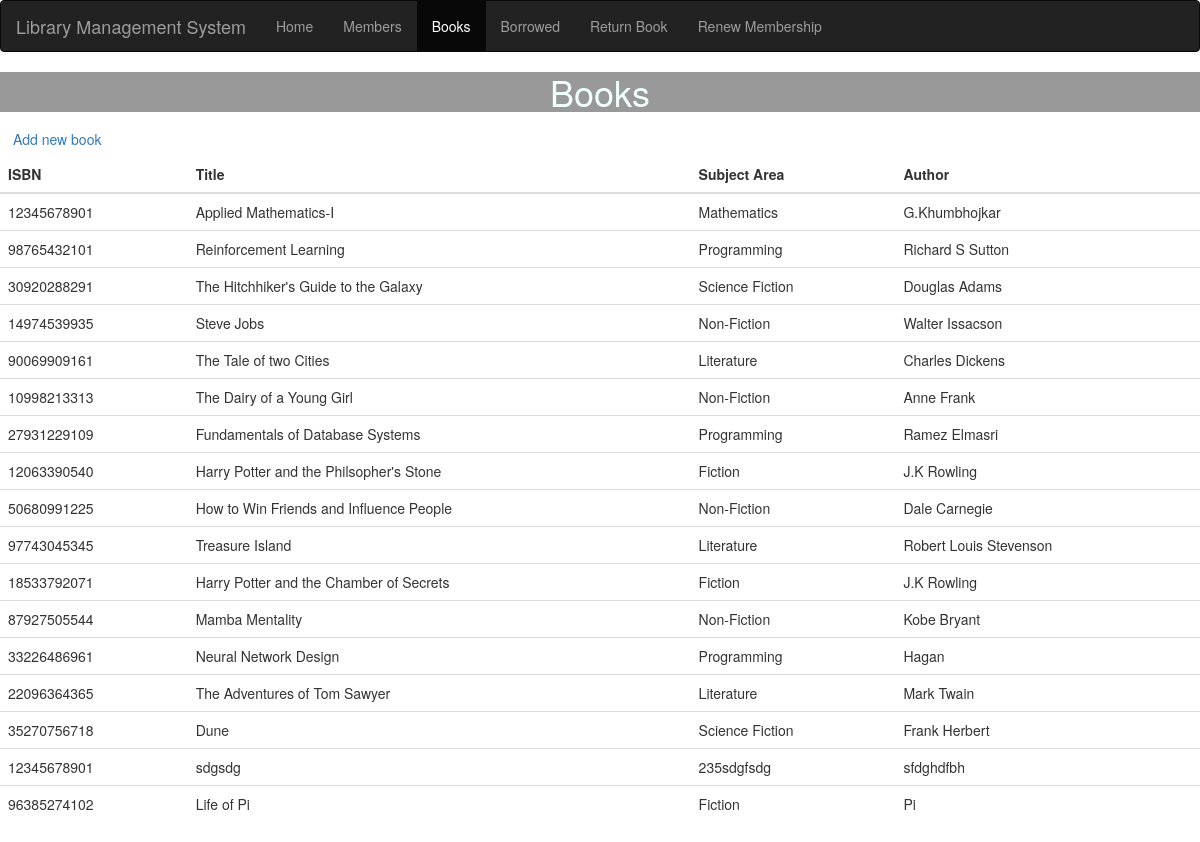
The page /books.php on the database as committed earlier.
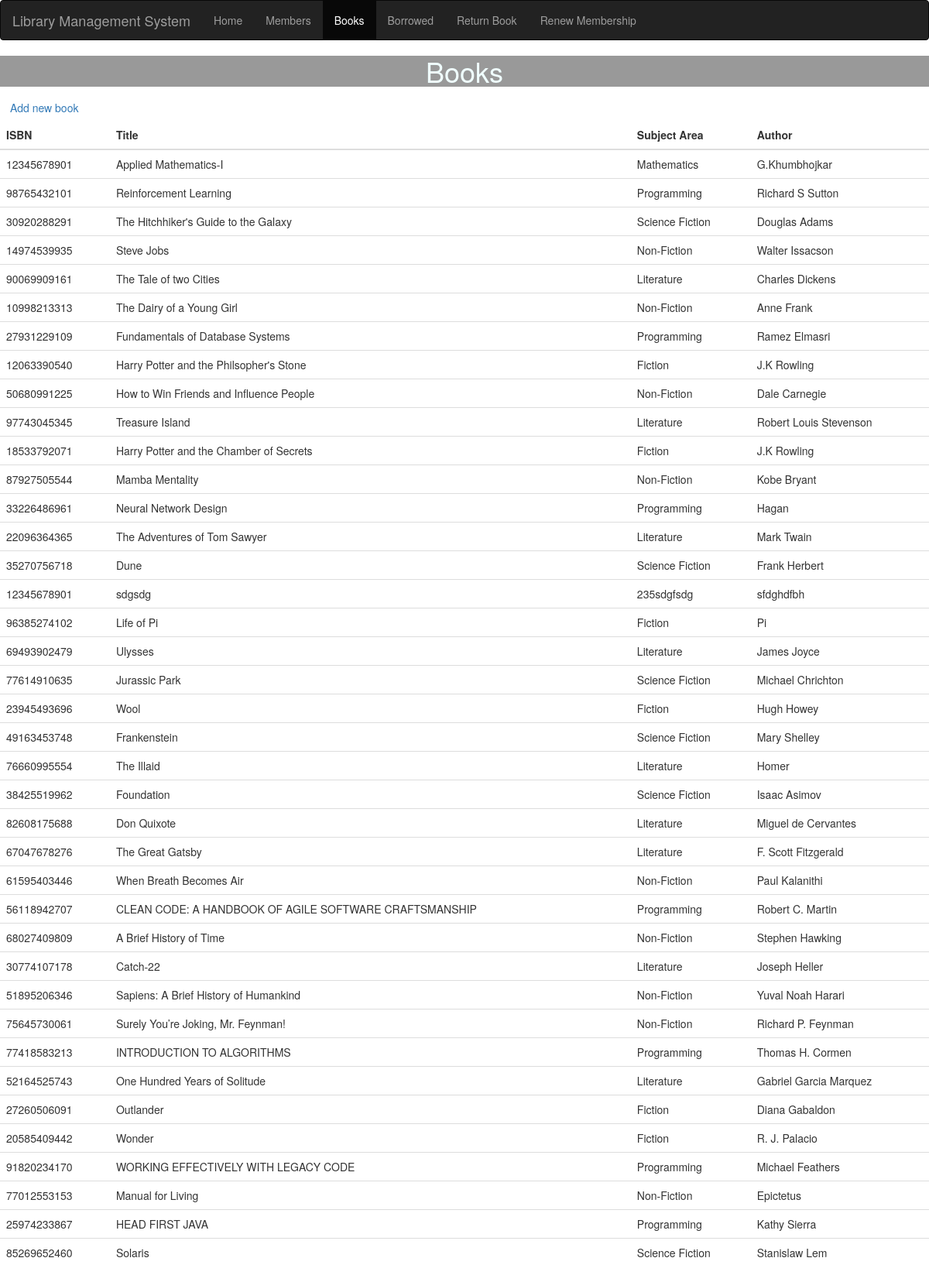
The same page on the database as committed later.
### tables this page shows
CREATE TABLE `books` (
  `ISBN` bigint(20) DEFAULT NULL,
  `BOOK_ID` bigint(20) NOT NULL,
  `EDITION` bigint(20) DEFAULT NULL,
  `SUBJECT_AREA` text DEFAULT NULL,
  `TITLE` text DEFAULT NULL,
  `LENDABLE` bigint(20) DEFAULT NULL,
  `AUTHOR` text DEFAULT NULL
);

### books.php (the view, shortened to what this page needs)
<!DOCTYPE html>
<html lang="en">
  <head>
    <link
      rel="stylesheet"
      href="https://maxcdn.bootstrapcdn.com/bootstrap/3.3.7/css/bootstrap.min.css"
    />
  </head>
  <body>
    <nav class="navbar navbar-inverse">
      <div class="container-fluid">
        <div class="navbar-header">
          <a class="navbar-brand" href="#">Library Management System</a>
        </div>
        <ul class="nav navbar-nav">
        <li><a href="index.php">Home</a></li>
          <li><a href="members.php">Members</a></li>
          <li class="active"><a href="books.php">Books</a></li>
          <li><a href="borrowed.php">Borrowed</a></li>
          <li><a href="return.php">Return Book</a></li>
          <li><a href="renew.php">Renew Membership</a></li>
        </ul>
      </div>
    </nav>
    <div>
      <h1
        style="text-align: center; background: rgba(0, 0, 0, 0.4); color: azure"
      >
        Books
      </h1>
      <a href="booksform.php" class="btn btn-dark" role="button">Add new book</a>
    <div>
    <table class="table table-dark">
    <thead>
    <tr>
      <th scope="col">ISBN</th>
      <th scope="col">Title</th>
      <th scope="col">Subject Area</th>
      <th scope="col">Author</th>
    </tr>
    </thead>
  <?php
  $conn = mysqli_connect('localhost', 'root', '', 'Library');
  $sql = "SELECT ISBN, TITLE, SUBJECT_AREA, AUTHOR FROM `books`";
  $result = $conn->query($sql);
if ($result->num_rows > 0) {
while($row = $result->fetch_assoc()) {
echo "<tr><td>" . $row["ISBN"]. "</td><td>" . $row["TITLE"] . "</td><td>"
. $row["SUBJECT_AREA"]. "</td><td>" . $row["AUTHOR"] . "</td></tr>";
}
echo "</table>";
} else { echo "0 results"; }
?>
    </div>
    </div>
  </body>
</html>

Rows that differ between the two databases and show on the page:
added books: ISBN "69493902479", TITLE "Ulysses", SUBJECT_AREA "Literature", AUTHOR "James Joyce"
added books: ISBN "77614910635", TITLE "Jurassic Park", SUBJECT_AREA "Science Fiction", AUTHOR "Michael Chrichton"
added books: ISBN "23945493696", TITLE "Wool", SUBJECT_AREA "Fiction", AUTHOR "Hugh Howey"
added books: ISBN "49163453748", TITLE "Frankenstein", SUBJECT_AREA "Science Fiction", AUTHOR "Mary Shelley"
added books: ISBN "76660995554", TITLE "The Illaid", SUBJECT_AREA "Literature", AUTHOR "Homer"
added books: ISBN "38425519962", TITLE "Foundation", SUBJECT_AREA "Science Fiction", AUTHOR "Isaac Asimov"
added books: ISBN "82608175688", TITLE "Don Quixote", SUBJECT_AREA "Literature", AUTHOR "Miguel de Cervantes"
added books: ISBN "67047678276", TITLE "The Great Gatsby", SUBJECT_AREA "Literature", AUTHOR "F. Scott Fitzgerald"
added books: ISBN "61595403446", TITLE "When Breath Becomes Air", SUBJECT_AREA "Non-Fiction", AUTHOR "Paul Kalanithi"
added books: ISBN "56118942707", TITLE "CLEAN CODE: A HANDBOOK OF AGILE SOFTWARE CRAFTSMANSHIP", SUBJECT_AREA "Programming", AUTHOR "Robert C. Martin"
added books: ISBN "68027409809", TITLE "A Brief History of Time", SUBJECT_AREA "Non-Fiction", AUTHOR "Stephen Hawking"
added books: ISBN "30774107178", TITLE "Catch-22", SUBJECT_AREA "Literature", AUTHOR "Joseph Heller"
added books: ISBN "51895206346", TITLE "Sapiens: A Brief History of Humankind", SUBJECT_AREA "Non-Fiction", AUTHOR "Yuval Noah Harari"
added books: ISBN "75645730061", TITLE "Surely You’re Joking, Mr. Feynman!", SUBJECT_AREA "Non-Fiction", AUTHOR "Richard P. Feynman"
added books: ISBN "77418583213", TITLE "INTRODUCTION TO ALGORITHMS", SUBJECT_AREA "Programming", AUTHOR "Thomas H. Cormen"
added books: ISBN "52164525743", TITLE "One Hundred Years of Solitude", SUBJECT_AREA "Literature", AUTHOR "Gabriel Garcia Marquez"
added books: ISBN "27260506091", TITLE "Outlander", SUBJECT_AREA "Fiction", AUTHOR "Diana Gabaldon"
added books: ISBN "20585409442", TITLE "Wonder", SUBJECT_AREA "Fiction", AUTHOR "R. J. Palacio"
added books: ISBN "91820234170", TITLE "WORKING EFFECTIVELY WITH LEGACY CODE", SUBJECT_AREA "Programming", AUTHOR "Michael Feathers"
added books: ISBN "77012553153", TITLE "Manual for Living", SUBJECT_AREA "Non-Fiction", AUTHOR "Epictetus"
added books: ISBN "25974233867", TITLE "HEAD FIRST JAVA", SUBJECT_AREA "Programming", AUTHOR "Kathy Sierra"
added books: ISBN "85269652460", TITLE "Solaris", SUBJECT_AREA "Science Fiction", AUTHOR "Stanislaw Lem"
